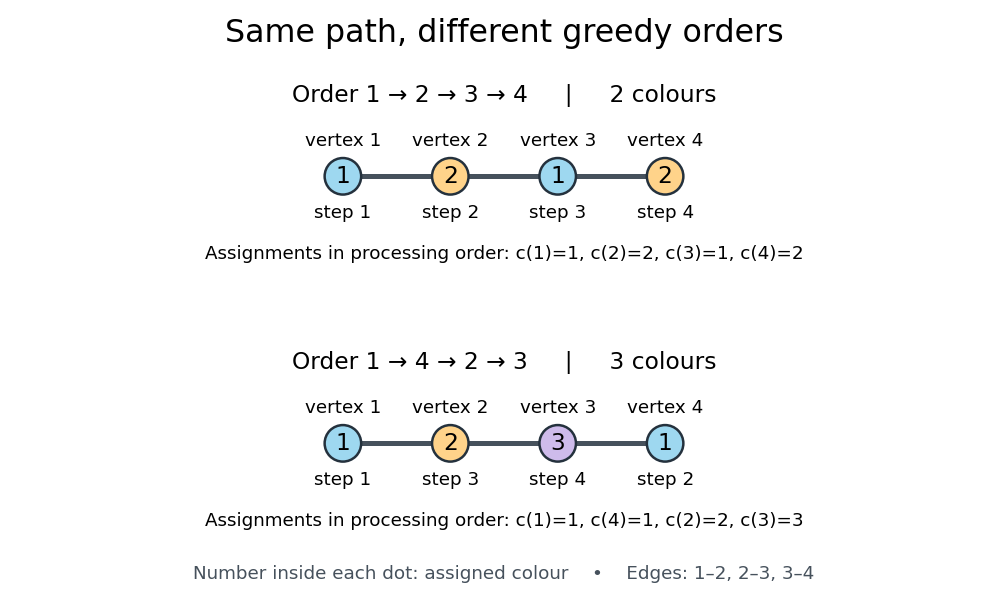

This figure's Python source:
"""Draw greedy-coloring-order.png in cwd; tested with Python 3.14.4.

Uses Matplotlib and verifies every vertex order of P4 with standard-library enumeration.
"""

from collections import Counter
from itertools import permutations, product
from pathlib import Path

import matplotlib

matplotlib.use("Agg")
import matplotlib.pyplot as plt
from matplotlib.patches import Circle


EDGES = ((1, 2), (2, 3), (3, 4))
PALETTE = {1: "#9ed8f0", 2: "#ffd38a", 3: "#cebbeb"}
ORDERS = ((1, 2, 3, 4), (1, 4, 2, 3))


def greedy(order):
    colors = {}
    for vertex in order:
        neighbors = {v if u == vertex else u for u, v in EDGES if vertex in (u, v)}
        forbidden = {colors[v] for v in neighbors if v in colors}
        color = 1
        while color in forbidden:
            color += 1
        colors[vertex] = color
    return colors


def check_examples():
    assert greedy(ORDERS[0]) == {1: 1, 2: 2, 3: 1, 4: 2}
    assert greedy(ORDERS[1]) == {1: 1, 4: 1, 2: 2, 3: 3}
    counts = Counter()
    for order in permutations(range(1, 5)):
        colors = greedy(order)
        assert all(colors[u] != colors[v] for u, v in EDGES)
        assert max(colors.values()) <= 3
        counts[max(colors.values())] += 1
    assert sum(counts.values()) == 24
    degrees = [sum(v in edge for edge in EDGES) for v in range(1, 5)]
    assert degrees == [1, 2, 2, 1]
    colorings = [sum(all(colors[u - 1] != colors[v - 1] for u, v in EDGES)
                     for colors in product(range(k), repeat=4)) for k in (1, 2)]
    assert colorings == [0, 2]
    print(f"Verified both assignments and all 24 P4 orders: {dict(sorted(counts.items()))}.")
    print("Verified P4 has chromatic number 2, maximum degree 2, and greedy bound 3.")


def main():
    check_examples()
    plt.rcParams.update({"font.size": 12, "font.family": "DejaVu Sans"})
    fig, axes = plt.subplots(2, 1, figsize=(8.4, 5.0), facecolor="white")
    fig.suptitle("Same path, different greedy orders", fontsize=19, y=0.97)
    for ax, order in zip(axes, ORDERS):
        colors = greedy(order)
        steps = {v: i + 1 for i, v in enumerate(order)}
        ax.plot([1, 4], [0, 0], color="#46515c", linewidth=3, zorder=1)
        for vertex in range(1, 5):
            ax.add_patch(Circle((vertex, 0), 0.17, facecolor=PALETTE[colors[vertex]],
                                edgecolor="#24313d", linewidth=1.5, zorder=2))
            ax.text(vertex, 0, str(colors[vertex]), ha="center", va="center", fontsize=14)
            ax.text(vertex, 0.33, f"vertex {vertex}", ha="center", va="center", fontsize=11)
            ax.text(vertex, -0.34, f"step {steps[vertex]}", ha="center", va="center", fontsize=11)
        ax.set_title("Order " + " → ".join(map(str, order))
                     + f"     |     {max(colors.values())} colours", fontsize=14, pad=7)
        ax.text(2.5, -0.72, "Assignments in processing order: "
                + ", ".join(f"c({v})={colors[v]}" for v in order),
                ha="center", va="center", fontsize=11)
        ax.set(xlim=(0.5, 4.5), ylim=(-0.9, 0.58), aspect="equal", facecolor="white")
        ax.axis("off")
    fig.text(0.5, 0.035, "Number inside each dot: assigned colour    •    Edges: 1–2, 2–3, 3–4",
             ha="center", fontsize=11, color="#46515c")
    fig.subplots_adjust(left=0.035, right=0.965, bottom=0.1, top=0.81, hspace=0.68)
    fig.savefig(Path(__file__).with_suffix(".png").name, dpi=120, facecolor="white",
                transparent=False)
    plt.close(fig)


if __name__ == "__main__":
    main()
